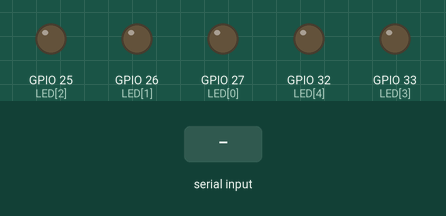
Bench run of a sketch on a simulated ESP32. On the bench: output pins drawn as LEDs (lit = HIGH). The test bench sets the inputs (shaded band).

Above: at 1.2 s.
1.3 s: "90,45\n" received over Serial
At 2.4 s:
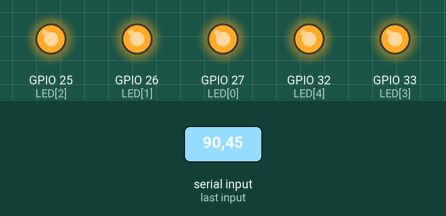
Timing chart, 0 to 4.3 s (numbered marks = the images above; inputs shaded):
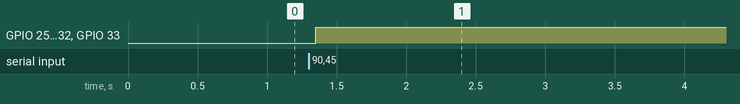

The sketch:

ESP32_Control.ino
```cpp
int LED[5] = { 27, 26, 25, 33, 32 };

void setup() {
  Serial.begin(115200);
  Serial.setTimeout(50);
  for (byte i = 0; i < 5; i++) {
    pinMode(LED[i], OUTPUT);
  }
}

void loop() {
  while (Serial.available()) {
    int count = Serial.readString().toInt();
    for(byte i = 0; i < count; i++){
      digitalWrite(LED[i], HIGH);
    }
    for(byte j = count; j < 5; j++){
      digitalWrite(LED[j], LOW);
    }
  }
}
```

Measured:
- after the input at 1.3 s, GPIO 25 (LED[2]), GPIO 26 (LED[1]), GPIO 27 (LED[0]), GPIO 32 (LED[4]), GPIO 33 (LED[3]): LOW → HIGH after 0.05 s
